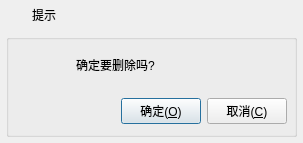
<?xml version="1.0" encoding="UTF-8"?>
<ui version="4.0">
 <class>frmMessageBox</class>
 <widget class="QDialog" name="frmMessageBox">
  <property name="geometry">
   <rect>
    <x>0</x>
    <y>0</y>
    <width>303</width>
    <height>143</height>
   </rect>
  </property>
  <property name="windowTitle">
   <string>提示</string>
  </property>
  <layout class="QVBoxLayout" name="verticalLayout">
   <property name="spacing">
    <number>0</number>
   </property>
   <property name="leftMargin">
    <number>1</number>
   </property>
   <property name="topMargin">
    <number>1</number>
   </property>
   <property name="rightMargin">
    <number>1</number>
   </property>
   <property name="bottomMargin">
    <number>1</number>
   </property>
   <item>
    <widget class="QWidget" name="widget_title" native="true">
     <property name="sizePolicy">
      <sizepolicy hsizetype="Preferred" vsizetype="Fixed">
       <horstretch>0</horstretch>
       <verstretch>0</verstretch>
      </sizepolicy>
     </property>
     <property name="minimumSize">
      <size>
       <width>100</width>
       <height>28</height>
      </size>
     </property>
     <layout class="QHBoxLayout" name="horizontalLayout_2">
      <property name="spacing">
       <number>0</number>
      </property>
      <property name="leftMargin">
       <number>0</number>
      </property>
      <property name="topMargin">
       <number>0</number>
      </property>
      <property name="rightMargin">
       <number>0</number>
      </property>
      <property name="bottomMargin">
       <number>0</number>
      </property>
      <item>
       <widget class="QLabel" name="lab_Ico">
        <property name="sizePolicy">
         <sizepolicy hsizetype="Minimum" vsizetype="Preferred">
          <horstretch>0</horstretch>
          <verstretch>0</verstretch>
         </sizepolicy>
        </property>
        <property name="minimumSize">
         <size>
          <width>31</width>
          <height>0</height>
         </size>
        </property>
        <property name="text">
         <string/>
        </property>
        <property name="alignment">
         <set>Qt::AlignCenter</set>
        </property>
       </widget>
      </item>
      <item>
       <widget class="QLabel" name="lab_Title">
        <property name="sizePolicy">
         <sizepolicy hsizetype="Expanding" vsizetype="Preferred">
          <horstretch>0</horstretch>
          <verstretch>0</verstretch>
         </sizepolicy>
        </property>
        <property name="styleSheet">
         <string notr="true">font: 10pt &quot;微软雅黑&quot;;</string>
        </property>
        <property name="text">
         <string>提示</string>
        </property>
        <property name="alignment">
         <set>Qt::AlignLeading|Qt::AlignLeft|Qt::AlignVCenter</set>
        </property>
       </widget>
      </item>
      <item>
       <widget class="QWidget" name="widget_menu" native="true">
        <property name="sizePolicy">
         <sizepolicy hsizetype="Minimum" vsizetype="Preferred">
          <horstretch>0</horstretch>
          <verstretch>0</verstretch>
         </sizepolicy>
        </property>
        <layout class="QHBoxLayout" name="horizontalLayout">
         <property name="spacing">
          <number>0</number>
         </property>
         <property name="leftMargin">
          <number>0</number>
         </property>
         <property name="topMargin">
          <number>0</number>
         </property>
         <property name="rightMargin">
          <number>0</number>
         </property>
         <property name="bottomMargin">
          <number>0</number>
         </property>
         <item>
          <widget class="QPushButton" name="btnMenu_Close">
           <property name="sizePolicy">
            <sizepolicy hsizetype="Minimum" vsizetype="Expanding">
             <horstretch>0</horstretch>
             <verstretch>0</verstretch>
            </sizepolicy>
           </property>
           <property name="minimumSize">
            <size>
             <width>40</width>
             <height>0</height>
            </size>
           </property>
           <property name="cursor">
            <cursorShape>ArrowCursor</cursorShape>
           </property>
           <property name="focusPolicy">
            <enum>Qt::NoFocus</enum>
           </property>
           <property name="toolTip">
            <string>关闭</string>
           </property>
           <property name="text">
            <string/>
           </property>
           <property name="flat">
            <bool>true</bool>
           </property>
          </widget>
         </item>
        </layout>
       </widget>
      </item>
     </layout>
    </widget>
   </item>
   <item>
    <widget class="QWidget" name="widget_main" native="true">
     <property name="styleSheet">
      <string notr="true">font: 11pt &quot;微软雅黑&quot;;</string>
     </property>
     <layout class="QVBoxLayout" name="verticalLayout_2">
      <property name="spacing">
       <number>5</number>
      </property>
      <property name="leftMargin">
       <number>5</number>
      </property>
      <property name="topMargin">
       <number>5</number>
      </property>
      <property name="rightMargin">
       <number>5</number>
      </property>
      <property name="bottomMargin">
       <number>5</number>
      </property>
      <item>
       <widget class="QGroupBox" name="groupBox">
        <property name="title">
         <string/>
        </property>
        <widget class="QLabel" name="labIcoMain">
         <property name="geometry">
          <rect>
           <x>10</x>
           <y>10</y>
           <width>45</width>
           <height>45</height>
          </rect>
         </property>
         <property name="styleSheet">
          <string notr="true">border-image: url(:/image/info.png);</string>
         </property>
         <property name="text">
          <string/>
         </property>
        </widget>
        <widget class="QLabel" name="labInfo">
         <property name="geometry">
          <rect>
           <x>70</x>
           <y>10</y>
           <width>211</width>
           <height>41</height>
          </rect>
         </property>
         <property name="text">
          <string>确定要删除吗?</string>
         </property>
         <property name="scaledContents">
          <bool>false</bool>
         </property>
         <property name="wordWrap">
          <bool>true</bool>
         </property>
        </widget>
        <widget class="QWidget" name="layoutWidget">
         <property name="geometry">
          <rect>
           <x>10</x>
           <y>60</y>
           <width>271</width>
           <height>34</height>
          </rect>
         </property>
         <layout class="QHBoxLayout" name="horizontalLayout_3">
          <item>
           <spacer name="horizontalSpacer">
            <property name="orientation">
             <enum>Qt::Horizontal</enum>
            </property>
            <property name="sizeHint" stdset="0">
             <size>
              <width>40</width>
              <height>20</height>
             </size>
            </property>
           </spacer>
          </item>
          <item>
           <widget class="QPushButton" name="btnOk">
            <property name="cursor">
             <cursorShape>PointingHandCursor</cursorShape>
            </property>
            <property name="focusPolicy">
             <enum>Qt::StrongFocus</enum>
            </property>
            <property name="styleSheet">
             <string notr="true"/>
            </property>
            <property name="text">
             <string>确定(&amp;O)</string>
            </property>
            <property name="icon">
             <iconset>
              <normaloff>:/image/update.png</normaloff>:/image/update.png</iconset>
            </property>
            <property name="iconSize">
             <size>
              <width>20</width>
              <height>20</height>
             </size>
            </property>
           </widget>
          </item>
          <item>
           <widget class="QPushButton" name="btnCancel">
            <property name="cursor">
             <cursorShape>PointingHandCursor</cursorShape>
            </property>
            <property name="focusPolicy">
             <enum>Qt::StrongFocus</enum>
            </property>
            <property name="styleSheet">
             <string notr="true"/>
            </property>
            <property name="text">
             <string>取消(&amp;C)</string>
            </property>
            <property name="icon">
             <iconset>
              <normaloff>:/image/close.png</normaloff>:/image/close.png</iconset>
            </property>
            <property name="iconSize">
             <size>
              <width>20</width>
              <height>20</height>
             </size>
            </property>
           </widget>
          </item>
         </layout>
        </widget>
       </widget>
      </item>
     </layout>
    </widget>
   </item>
  </layout>
 </widget>
 <resources/>
 <connections/>
</ui>
